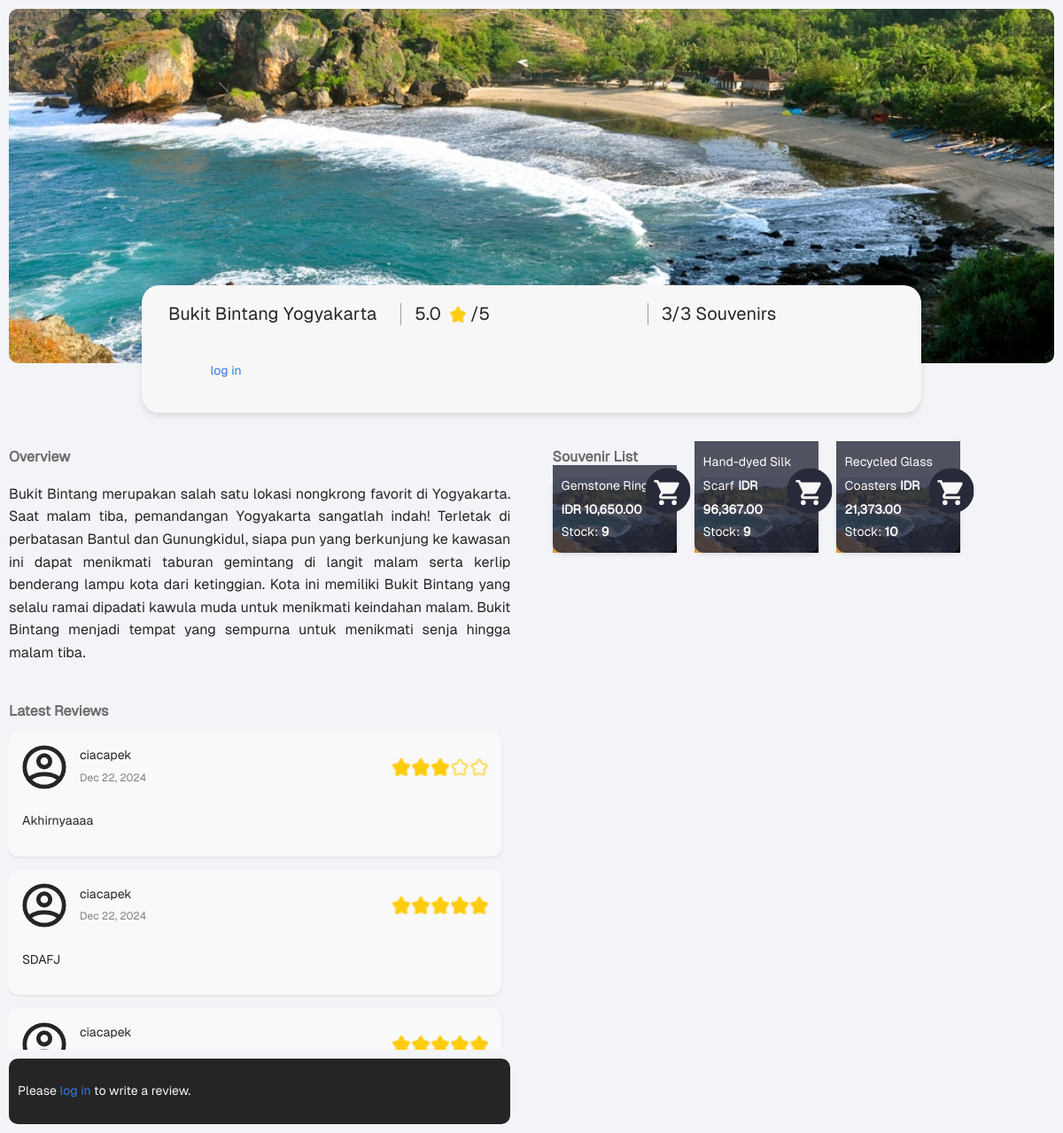
The app's page /places/, older data.
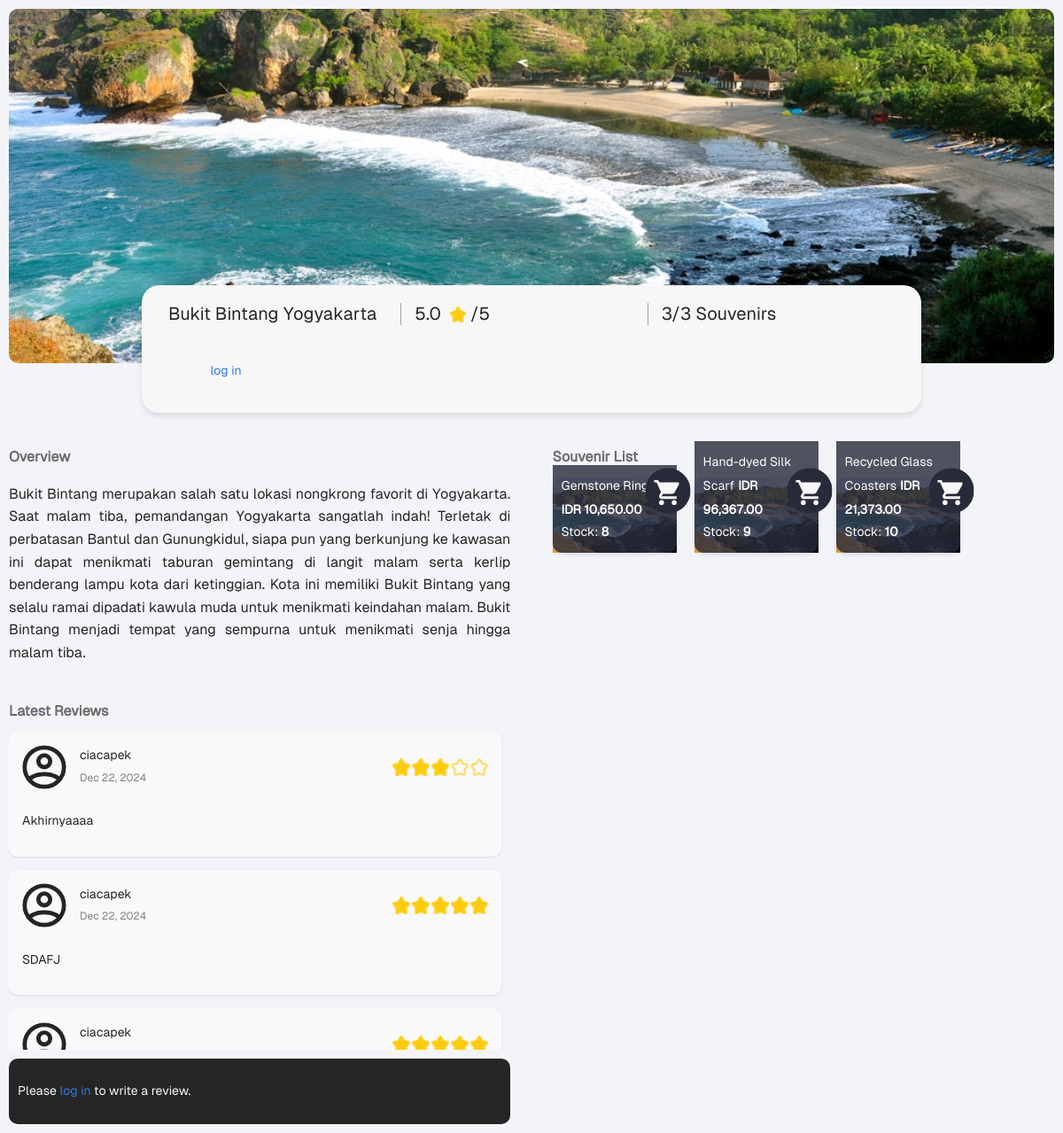
The same page, newer data.
### places/models.py (models this page shows, shortened)
class Souvenir(models.Model):
    place = models.ForeignKey(Place, on_delete=models.CASCADE, related_name='souvenirs')
    name = models.CharField(max_length=255)
    price = models.DecimalField(max_digits=10, decimal_places=2)
    stock = models.PositiveIntegerField()
    image = models.ImageField(upload_to='souvenirs/images/',blank=True, null=True)

### places/views.py (the view)
# urls.py: path('', views.place_detail, {'place_id': 1}, name='home'),  # Replace '1' with a valid place_id
def place_detail(request, place_id):
    place = get_object_or_404(Place, pk=place_id)
    average_rating = Comment.objects.filter(place=place).aggregate(Avg('rating'))['rating__avg'] or 0
    souvenirs = Souvenir.objects.filter(place=place)
    total_souvenirs_count = souvenirs.count()
    available_souvenirs_count = souvenirs.filter(stock__gt=0).count()
    for souvenir in souvenirs:
        souvenir.formatted_price = format_price(souvenir.price)
    comments = Comment.objects.filter(place=place).order_by('-created_at')[:10]  # Limit to recent 10 reviews
    user_collections = Collection.objects.filter(user=request.user) if request.user.is_authenticated else []
    context = {
        'place': place,
        'average_rating': round(average_rating, 1),
        'souvenirs': souvenirs,
        'comments': comments,
        'user_collections': user_collections,  # Added to context
        'total_souvenirs_count': total_souvenirs_count,  # New context variable
        'available_souvenirs_count': available_souvenirs_count,  # New context variable
    }
    return render(request, 'places/place_detail.html', context)

### places/views.py (called while the page is built)
def format_price(price):
    return "{:,}".format(price)

### places/templates/places/place_detail.html (shortened to what the changed rows need)
{% load static %}
<!DOCTYPE html>
<html lang="en">
<head>
    <link rel="stylesheet" href="{% static 'places/css/styles_main.css' %}">
</head>
<body>
    <div class="container">
        <div class="content-sections">
            <div class="overview-section">
                <h2 class="section-title">Overview</h2>
            </div>
            <div class="souvenir-section">
                <h2 class="section-title">Souvenir List</h2>
                <div class="souvenir-list">
                    {% for souvenir in souvenirs %}
                        <div class="souvenir-item" data-souvenir-id="{{ souvenir.id }}">
                            {% if souvenir.image %}
                                <img src="{{ souvenir.image.url }}" alt="{{ souvenir.name }}" class="souvenir-image">
                            {% else %}
                                <img src="{% static 'places/images/pantai-siung.jpg' %}" alt="{{ souvenir.name }}" class="souvenir-image">
                            {% endif %}
                            <button class="buy-button" aria-label="Buy {{ souvenir.name }}"
                                {% if souvenir.stock == 0 %}disabled{% endif %}>
                                <img src="{% static 'places/images/buy.svg' %}" alt="Buy">
                            </button>
                            <div class="souvenir-description">
                                <span class="souvenir-name">{{ souvenir.name }}</span>
                                <span class="souvenir-price">IDR {{ souvenir.formatted_price }}</span>
                                <div class="souvenir-stock">Stock: <strong>{{ souvenir.stock }}</strong></div>
                            </div>
                        </div>
                    {% endfor %}
                </div>
            </div>
        </div>
    </div>
</body>
</html>

Row changes from the older to the newer data that the page shows:
changed Souvenir "Gemstone Ring": stock "9" → "8"
